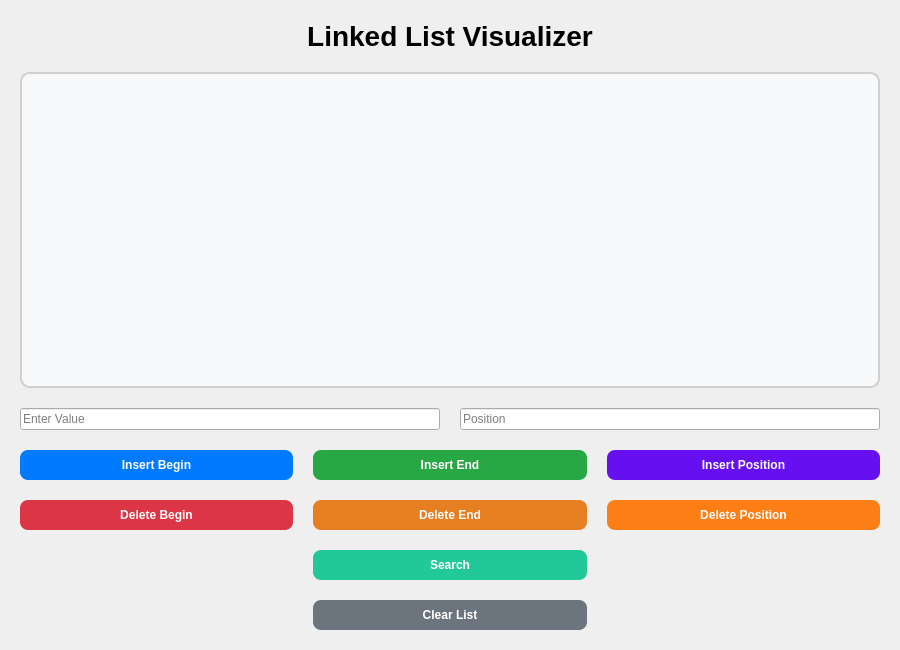
<?xml version="1.0" encoding="UTF-8"?>
<ui version="4.0">
 <class>MainWindow</class>
 <widget class="QMainWindow" name="MainWindow">
  <property name="geometry">
   <rect>
    <x>0</x>
    <y>0</y>
    <width>900</width>
    <height>650</height>
   </rect>
  </property>
  <property name="windowTitle">
   <string>Linked List Visualizer</string>
  </property>

  <widget class="QWidget" name="centralwidget">
   <layout class="QVBoxLayout" name="mainLayout">
    <property name="spacing">
     <number>20</number>
    </property>
    <property name="margin">
     <number>20</number>
    </property>

    <!-- Title -->
    <item>
     <widget class="QLabel" name="titleLabel">
      <property name="text">
       <string>Linked List Visualizer</string>
      </property>
      <property name="alignment">
       <set>Qt::AlignCenter</set>
      </property>
      <property name="styleSheet">
       <string notr="true">
        font-size: 28px;
        font-weight: bold;
       </string>
      </property>
     </widget>
    </item>

    <!-- Graphics View -->
    <item>
     <widget class="QGraphicsView" name="graphicsView">
      <property name="minimumSize">
       <size>
        <width>600</width>
        <height>250</height>
       </size>
      </property>
      <property name="styleSheet">
       <string notr="true">
        background: #f8f9fa;
        border: 2px solid #d0d0d0;
        border-radius: 10px;
       </string>
      </property>
     </widget>
    </item>

    <!-- Input Row -->
    <item>
     <layout class="QHBoxLayout" name="inputRow">
      <item>
       <widget class="QLineEdit" name="valueInput">
        <property name="placeholderText">
         <string>Enter Value</string>
        </property>
        <property name="maximumWidth">
         <number>150</number>
        </property>
       </widget>
      </item>
      <item>
       <widget class="QLineEdit" name="posInput">
        <property name="placeholderText">
         <string>Position</string>
        </property>
        <property name="maximumWidth">
         <number>150</number>
        </property>
       </widget>
      </item>
     </layout>
    </item>

    <!-- Buttons Grid -->
    <item>
     <layout class="QGridLayout" name="buttonGrid">

      <item row="0" column="0">
       <widget class="QPushButton" name="insertBeginBtn">
        <property name="text">
         <string>Insert Begin</string>
        </property>
        <property name="styleSheet">
         <string>background:#007bff;color:white;font-weight:bold;border-radius:8px;padding:8px;</string>
        </property>
       </widget>
      </item>

      <item row="0" column="1">
       <widget class="QPushButton" name="insertEndBtn">
        <property name="text">
         <string>Insert End</string>
        </property>
        <property name="styleSheet">
         <string>background:#28a745;color:white;font-weight:bold;border-radius:8px;padding:8px;</string>
        </property>
       </widget>
      </item>

      <item row="0" column="2">
       <widget class="QPushButton" name="insertPosBtn">
        <property name="text">
         <string>Insert Position</string>
        </property>
        <property name="styleSheet">
         <string>background:#6610f2;color:white;font-weight:bold;border-radius:8px;padding:8px;</string>
        </property>
       </widget>
      </item>

      <item row="1" column="0">
       <widget class="QPushButton" name="deleteBeginBtn">
        <property name="text">
         <string>Delete Begin</string>
        </property>
        <property name="styleSheet">
         <string>background:#dc3545;color:white;font-weight:bold;border-radius:8px;padding:8px;</string>
        </property>
       </widget>
      </item>

      <item row="1" column="1">
       <widget class="QPushButton" name="deleteEndBtn">
        <property name="text">
         <string>Delete End</string>
        </property>
        <property name="styleSheet">
         <string>background:#e67e22;color:white;font-weight:bold;border-radius:8px;padding:8px;</string>
        </property>
       </widget>
      </item>

      <item row="1" column="2">
       <widget class="QPushButton" name="deletePosBtn">
        <property name="text">
         <string>Delete Position</string>
        </property>
        <property name="styleSheet">
         <string>background:#fd7e14;color:white;font-weight:bold;border-radius:8px;padding:8px;</string>
        </property>
       </widget>
      </item>

      <item row="2" column="1">
       <widget class="QPushButton" name="searchBtn">
        <property name="text">
         <string>Search</string>
        </property>
        <property name="styleSheet">
         <string>background:#20c997;color:white;font-weight:bold;border-radius:8px;padding:8px;</string>
        </property>
       </widget>
      </item>

      <item row="3" column="1">
       <widget class="QPushButton" name="clearBtn">
        <property name="text">
         <string>Clear List</string>
        </property>
        <property name="styleSheet">
         <string>background:#6c757d;color:white;font-weight:bold;border-radius:8px;padding:8px;</string>
        </property>
       </widget>
      </item>

     </layout>
    </item>

   </layout>
  </widget>

 </widget>
 <resources/>
 <connections/>
</ui>
